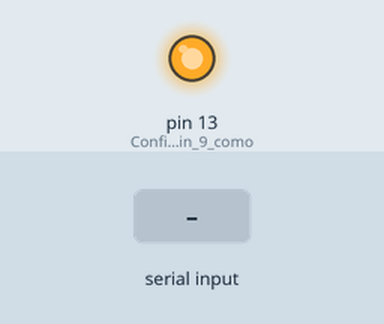
Recording of a sketch running on a simulated Arduino Uno, built with avr-gcc and run on an emulated ATmega328P. Shown: output pins drawn as LEDs (lit = HIGH). Inputs (shaded band) come from the test bench.

Above: at 1.2 s.
1.3 s: "off led" received over Serial
At 3.5 s:
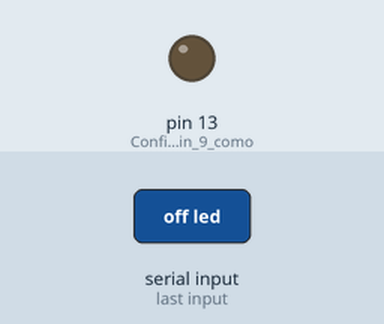
3.8 s: "on led" received over Serial
At 5.6 s:
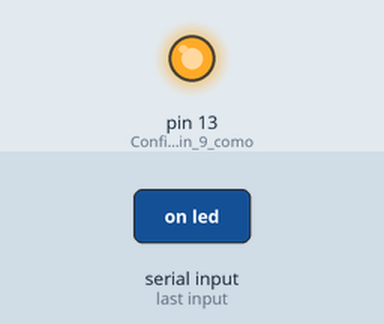
Timing chart, 0 to 7.1 s (numbered marks = the images above; inputs shaded):
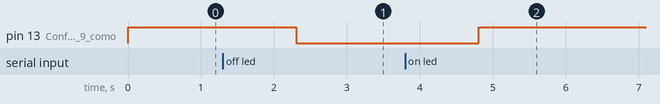

The sketch:

CadenaPy2Ard.ino
```cpp
void setup() {
  Serial.begin(9600); // Iniciar la comunicación serial
  pinMode(13, OUTPUT); // Configurar el pin 9 como salida
  digitalWrite(13, HIGH);
}

void loop() {
  if (Serial.available() > 0) { // Verificar si hay datos disponibles en el puerto serial
    String cadena = Serial.readString(); // Leer la cadena de texto recibida del puerto serial
    if (cadena == "on led") { // Si el mensaje recibido es "encender_led"
      digitalWrite(13, HIGH); // Encender el LED

    }
     if (cadena == "off led") { // Si el mensaje recibido es "encender_led"
      digitalWrite(13, LOW); // Encender el LED
    }
  }
}
```

Measured:
- after the input at 1.3 s, pin 13 (Configurar_el_pin_9_como): HIGH → LOW after 1.0 s
- after the input at 3.8 s, pin 13 (Configurar_el_pin_9_como): LOW → HIGH after 1.0 s
